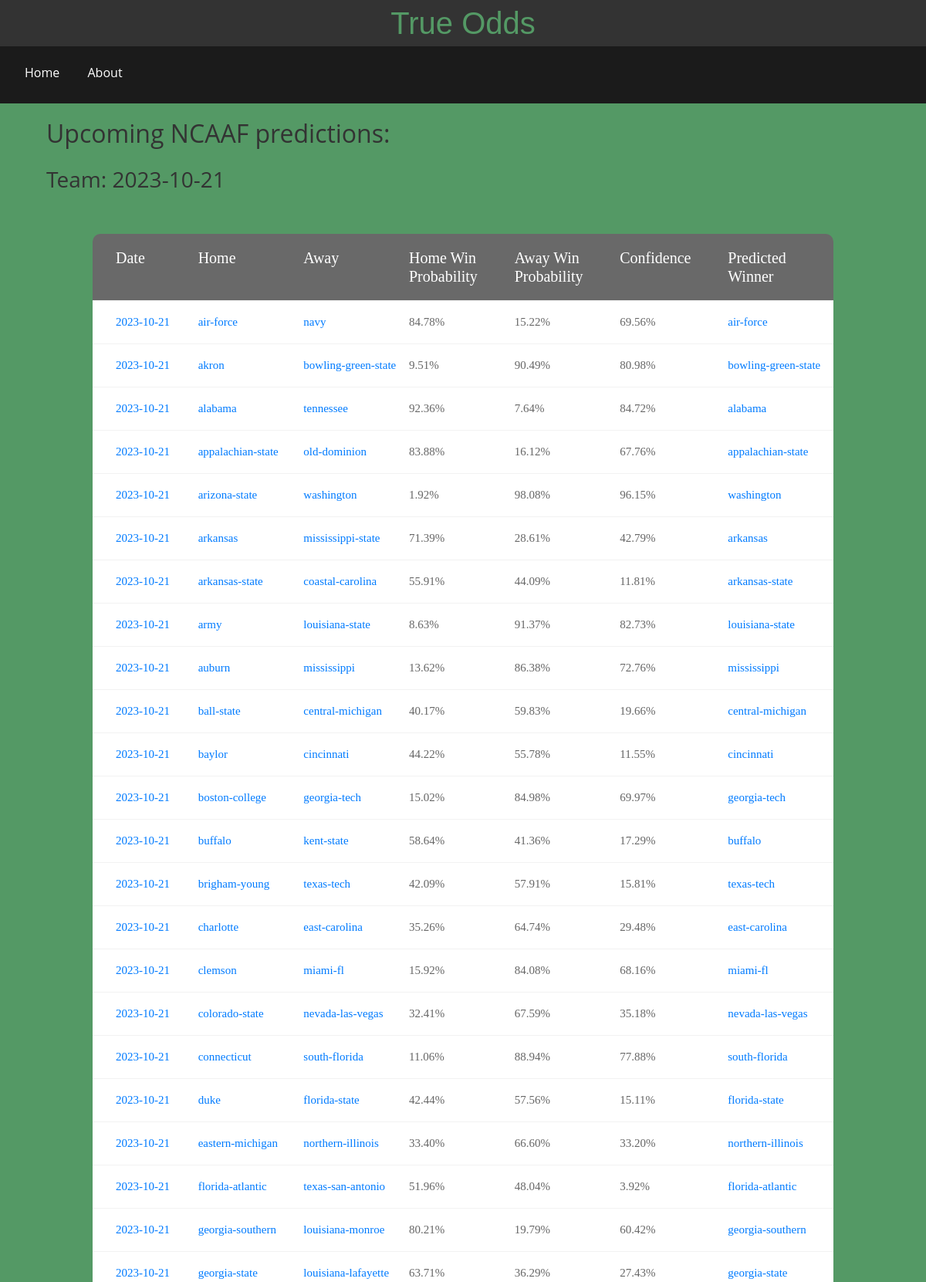
/day/2023-10-21 (upper part), run on the app's committed database.
### true_odds/models.py (models this page shows)
class Game(db.Model):
    index = db.Column(db.Integer, primary_key=True, autoincrement=True)
    date = db.Column(db.String(20))
    A = db.Column(db.String(50))  # Adjust the type and length accordingly
    B = db.Column(db.String(50))
    A_win = db.Column(db.Float)
    B_win = db.Column(db.Float)
    ABS_diff = db.Column(db.Float)
    prediction = db.Column(db.String(50))

### true_odds/routes.py (the view)
@app.route('/day/<date>')
def date_page(date):
    date_db = Game.query.filter(Game.date == date)
    return render_template('team_preds.html', name=date, table=date_db)

### true_odds/templates/team_preds.html
{% extends 'pred.html' %}
{% block subsearch %}
Team: {{name}}
{% endblock %}

### true_odds/templates/pred.html (shortened to what this page needs)
{% extends 'base.html' %}
{% block body %}
<div class="page-title">
    <h2>
        Upcoming NCAAF predictions:
    </h2>
    <br>
    <h3>
        {% block subsearch %}{% endblock %}
    </h3>
</div>
<div class="limiter">
    <div class="container-table100">
        <div class="wrap-table100">
            <div class="table">
                <div class="row header">
                    <div class="cell">Date</div>
                    <div class="cell">Home</div>
                    <div class="cell">Away</div>
                    <div class="cell">Home Win Probability</div>
                    <div class="cell">Away Win Probability</div>
                    <div class="cell">Confidence</div>
                    <div class="cell">Predicted Winner</div>
                </div>
                {% for row in table %}
                <div class="row">
                    <div class="cell"><a href="{{ url_for('date_page', date=row.date) }}">{{row.date}}</a></div>
                    <div class="cell"><a href="{{ url_for('team_page', teamname=row.A) }}">{{row.A}}</a></div>
                    <div class="cell"><a href="{{ url_for('team_page', teamname=row.B) }}">{{row.B}}</a></div>
                    <div class="cell">{{ '{:.2%}'.format(row.A_win) }}</div>
                    <div class="cell">{{ '{:.2%}'.format(row.B_win) }}</div>
                    <div class="cell">{{ '{:.2%}'.format(row.ABS_diff) }}</div>
                    <div class="cell"><a href="{{ url_for('team_page', teamname=row.prediction) }}">{{ row.prediction }}</a></div>
                </div>
                {% endfor %}
            </div>
        </div>
    </div>
</div>
{% endblock %}

### true_odds/static/CSS/main-v0.2.css (style rules this page uses)
* { margin: 0px; padding: 0px; box-sizing: border-box; }
body, html { height: 100%; background-color: #333; color: #fff; font-family: 'Open Sans', sans-serif; }
a { margin: 0px; transition: all 0.4s; -webkit-transition: all 0.4s; -o-transition: all 0.4s; -moz-transition: all 0.4s; }
h1,h2,h3,h4,h5,h6 { margin: 0px; }
.limiter { width: 100%; margin: 0 auto; margin-top: 0%; }
.container-table100 { width: 100%; background: #549965; display: -webkit-box; display: -webkit-flex; display: -moz-box; display: -ms-flexbox; display: flex; align-items: center; justify-content: center; flex-wrap: wrap; padding: 33px 30px; }
.page-title { width: 100%; background: #549965; padding: 20px 5%; color: #333; }
.wrap-table100 { width: 960px; border-radius: 10px; overflow: hidden; }
.table { width: 100%; display: table; margin: 0; }
.row { display: table-row; background: #fff; }
.row.header { color: #ffffff; background: #696969; }
.cell { display: table-cell; }
.row .cell { font-family: Poppins-Regular; font-size: 15px; color: #666666; line-height: 1.0; font-weight: unset !important; width: 90px; padding-top: 20px; padding-bottom: 20px; border-bottom: 1px solid #f2f2f2; }
.row.header .cell { font-family: Poppins-Regular; font-size: 20px; color: #fff; line-height: 1.2; font-weight: unset !important; padding-top: 19px; padding-bottom: 19px; }
.row .cell:nth-child(1) { padding-left: 30px; }
.table, .row { width: 100% !important; }

### data on the page
Game: date "2023-10-21", A "air-force", B "navy", A_win "84.78%", B_win "15.22%", ABS_diff "69.56%", prediction "air-force"
Game: date "2023-10-21", A "akron", B "bowling-green-state", A_win "9.51%", B_win "90.49%", ABS_diff "80.98%", prediction "bowling-green-state"
Game: date "2023-10-21", A "alabama", B "tennessee", A_win "92.36%", B_win "7.64%", ABS_diff "84.72%", prediction "alabama"
Game: date "2023-10-21", A "appalachian-state", B "old-dominion", A_win "83.88%", B_win "16.12%", ABS_diff "67.76%", prediction "appalachian-state"
Game: date "2023-10-21", A "arizona-state", B "washington", A_win "1.92%", B_win "98.08%", ABS_diff "96.15%", prediction "washington"
Game: date "2023-10-21", A "arkansas", B "mississippi-state", A_win "71.39%", B_win "28.61%", ABS_diff "42.79%", prediction "arkansas"
Game: date "2023-10-21", A "arkansas-state", B "coastal-carolina", A_win "55.91%", B_win "44.09%", ABS_diff "11.81%", prediction "arkansas-state"
Game: date "2023-10-21", A "army", B "louisiana-state", A_win "8.63%", B_win "91.37%", ABS_diff "82.73%", prediction "louisiana-state"
Game: date "2023-10-21", A "auburn", B "mississippi", A_win "13.62%", B_win "86.38%", ABS_diff "72.76%", prediction "mississippi"
Game: date "2023-10-21", A "ball-state", B "central-michigan", A_win "40.17%", B_win "59.83%", ABS_diff "19.66%", prediction "central-michigan"
Game: date "2023-10-21", A "baylor", B "cincinnati", A_win "44.22%", B_win "55.78%", ABS_diff "11.55%", prediction "cincinnati"
Game: date "2023-10-21", A "boston-college", B "georgia-tech", A_win "15.02%", B_win "84.98%", ABS_diff "69.97%", prediction "georgia-tech"
Game: date "2023-10-21", A "buffalo", B "kent-state", A_win "58.64%", B_win "41.36%", ABS_diff "17.29%", prediction "buffalo"
Game: date "2023-10-21", A "brigham-young", B "texas-tech", A_win "42.09%", B_win "57.91%", ABS_diff "15.81%", prediction "texas-tech"
Game: date "2023-10-21", A "charlotte", B "east-carolina", A_win "35.26%", B_win "64.74%", ABS_diff "29.48%", prediction "east-carolina"
Game: date "2023-10-21", A "clemson", B "miami-fl", A_win "15.92%", B_win "84.08%", ABS_diff "68.16%", prediction "miami-fl"
Game: date "2023-10-21", A "colorado-state", B "nevada-las-vegas", A_win "32.41%", B_win "67.59%", ABS_diff "35.18%", prediction "nevada-las-vegas"
Game: date "2023-10-21", A "connecticut", B "south-florida", A_win "11.06%", B_win "88.94%", ABS_diff "77.88%", prediction "south-florida"
Game: date "2023-10-21", A "duke", B "florida-state", A_win "42.44%", B_win "57.56%", ABS_diff "15.11%", prediction "florida-state"
Game: date "2023-10-21", A "eastern-michigan", B "northern-illinois", A_win "33.40%", B_win "66.60%", ABS_diff "33.20%", prediction "northern-illinois"
Game: date "2023-10-21", A "florida-atlantic", B "texas-san-antonio", A_win "51.96%", B_win "48.04%", ABS_diff "3.92%", prediction "florida-atlantic"
Game: date "2023-10-21", A "georgia-southern", B "louisiana-monroe", A_win "80.21%", B_win "19.79%", ABS_diff "60.42%", prediction "georgia-southern"
Game: date "2023-10-21", A "georgia-state", B "louisiana-lafayette", A_win "63.71%", B_win "36.29%", ABS_diff "27.43%", prediction "georgia-state"

### other printed values
{{ name }} "2023-10-21"
